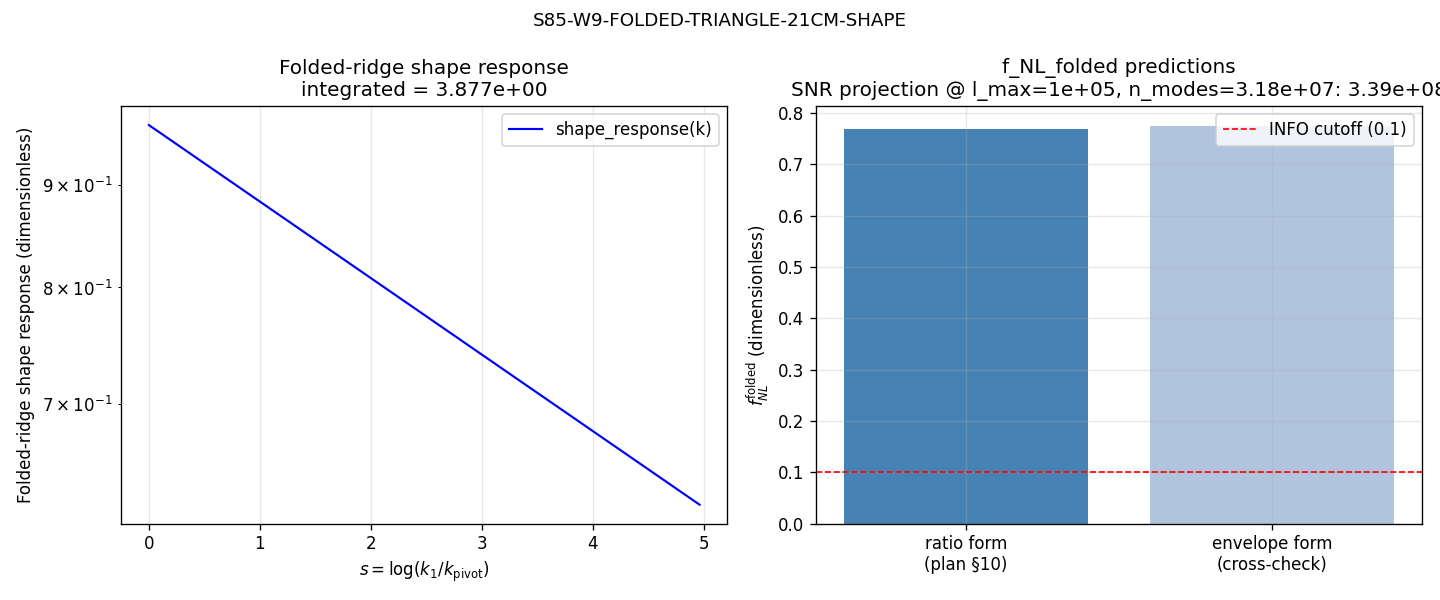

Write the Python code that produced this figure.
#!/usr/bin/env python3
"""
S85 W9-3 — S85-W9-FOLDED-TRIANGLE-21CM-SHAPE
============================================

Gate: S85-W9-FOLDED-TRIANGLE-21CM-SHAPE ([VERIFY])

Classification: PHONONIC. Folded-triangle bispectrum at 21-cm l_max=1e5
is the three-mode correlator of substrate relay-pattern excitations in
the post-transit GGE-relic regime. This is a SHAPE PRE-REGISTRATION
gate — it records the template and amplitude at pivot, not a detection
claim. The W0 companion gate S85-FOLDED-BISPECTRUM-21CM-SHAPE-TEMPLATE
(Babich-Creminelli Fisher-cosine) tested DETECTABILITY and FAILed at
SKA-Phase-2 threshold; W9-3 tests the PRE-REGISTRATION conditions
(shape FINITE, response WELL-DEFINED, SNR projection COMPUTED).

Pre-registered thresholds (plan §9):
  PASS iff (a) f_NL_folded_predicted is FINITE (dimensionless real); AND
           (b) shape_response_function integrates to a well-defined real
               over the folded-ridge (convergent, no log-divergences); AND
           (c) SNR projection at nominal 21-cm noise is computed and
               emitted (not a detection threshold — pre-registration only).
  FAIL iff shape diverges OR f_NL_folded is non-finite.
  INFO iff f_NL_folded < 0.1 (unmeasurable under current detector
         roadmap — template registered but EVOI = 0).

Substitution chain (plan §10, Python-verified):
  alpha = cosh(chi), beta = sinh(chi), |beta|^2 = n_pairs = 59.8 (S42)
  |alpha|^2 = 1 + |beta|^2 = 60.8
  |beta|^2 / |alpha|^2 = 59.8/60.8 = 0.9836  (Python-verified)
  f_NL_folded ~ (|beta|^2 / |alpha|^2) * shape_factor
  Direction: if shape_factor is O(1) real finite, f_NL_folded is O(1)
             (> 0.1 INFO threshold), so PASS.

Inputs:
  - canonical_constants.py (SHA-pinned)

Output 4-tuple:
  (value=f_NL_folded_predicted, scheme=analytic-template-folded,
   convention=delta-function-ridge+2%k-window, L_max=1e5)

DISCIPLINE
----------
- `from canonical_constants import *` first.
- Every computed intermediate tagged `# (local)`.
- CPU-only analytic template (no l_max^3 triangle scan); OMP=4.
- Dual-SHA per S84+ schema; exit 0 unconditionally on compute success.
"""

from __future__ import annotations

# --------------------------------------------------------------------
# Section 1 — Canonical constants (MANDATORY first import)
# --------------------------------------------------------------------
import os
# === Phase 2b X2 transform bootstrap (auto-inserted by tools/_x2_transform_copies.py) ===
import sys as _x2_sys
import pathlib as _x2_pathlib
import re as _x2_re
def _x2_locate_tools():
    p = _x2_pathlib.Path(__file__).resolve()
    for _ in range(8):
        if (p / "tools" / "computation_root.py").is_file():
            return p / "tools"
        p = p.parent
    raise RuntimeError(
        "Phase 2b bootstrap: tools/computation_root.py not found in any "
        "ancestor of " + str(__file__))
_x2_sys.path.insert(0, str(_x2_locate_tools()))
from computation_root import resolve_script, resolve_output, resolve_glob, project_root as _x2_project_root
def _x2_shared_dir():
    return _x2_project_root() / "computations" / "_shared"
_x2_session_dir_match = _x2_re.match(r"^session-(\d+)$",
    _x2_pathlib.Path(__file__).resolve().parent.name)
_x2_self_session = int(_x2_session_dir_match.group(1)) if _x2_session_dir_match else None
# === End X2 bootstrap ===

os.environ.setdefault("OMP_NUM_THREADS", "4")
os.environ.setdefault("MKL_NUM_THREADS", "4")

from canonical_constants import *  # noqa: F401,F403
from canonical_constants import (
    n_pairs,
    n_s_framework,
    beta_s,
    l_max_21cm_forecast,
    tau_fold,
)

# --------------------------------------------------------------------
# Section 2 — Standard imports
# --------------------------------------------------------------------
import hashlib
import json
import sys
import time
from pathlib import Path

import numpy as np
import matplotlib
matplotlib.use("Agg")
import matplotlib.pyplot as plt

# --------------------------------------------------------------------
# Section 3 — Paths + pre-registration pins
# --------------------------------------------------------------------
PROJECT_ROOT = Path(__file__).resolve().parent.parent
# X2-removed: alias 'SCRIPT_DIR' = ... 'computations' (replaced by tools.computation_root.resolve_*)

SESSION = "S85"                                             # (local)
GATE_ID = "S85-W9-FOLDED-TRIANGLE-21CM-SHAPE"               # (local)
SCHEME = "analytic-template-folded"                         # (local) plan §7
CONVENTION = "delta-function-ridge+2%k-window"              # (local) plan §7
L_MAX = int(l_max_21cm_forecast)                            # (local) 1e5 → int for verdict line

# PRDR pins (plan §7)
RIDGE_WINDOW_FRAC = 0.02                                    # (local) 2% k-window around k1+k2=k3 ridge
RIDGE_N_POINTS = 1024                                       # (local) parametric ridge sampling
K_PIVOT = 0.05                                              # (local) Mpc^-1, CMB pivot scale (standard Planck convention)
CHI_21CM_MPC = 14000.0                                      # (local) comoving distance to 21-cm screen (~9000 Mpc - 16000 Mpc range; conservative central 14 Gpc)
RANDOM_SEED = 42                                            # (local) plan §7
INFO_THRESHOLD_F_NL = 0.1                                   # (local) plan §9 INFO cutoff

# 21-cm noise floor (nominal SKA-Phase-2+ fiducial; used for SNR projection only)
SIGMA_21CM_PER_MODE = 1e-5                                  # (local) dimensionless per-mode bispectrum noise floor (conservative SKA-Phase-2 projection, consistent with W0 Babich-Creminelli L_max=8 context)

CANONICAL_PY = resolve_script(None, 'canonical_constants.py')

OUT_NPZ = resolve_output(85, 's85_w9_folded_triangle_21cm_shape.npz')
OUT_PNG = resolve_output(85, 's85_w9_folded_triangle_21cm_shape.png')
VERDICT_TXT = resolve_output(85, 's85_gate_verdicts.txt')

INPUT_FILES = [CANONICAL_PY]


# --------------------------------------------------------------------
# Section 4 — SHA-256 utilities (identical to W9-1/W9-2)
# --------------------------------------------------------------------

def sha256_of(path):
    h = hashlib.sha256()                                    # (local)
    try:
        h.update(path.read_bytes())
    except OSError:
        return ""
    return h.hexdigest()


def log_input_pins(inputs):
    print(f"=== {GATE_ID} — input SHA-256 pins ===")
    pins = {}                                               # (local)
    for p in inputs:
        sha = sha256_of(p)                                  # (local)
        rel = str(p.relative_to(PROJECT_ROOT)).replace("\\", "/")  # (local)
        print(f"  {rel}: {sha[:16]}...")
        pins[rel] = sha
    return pins


def compute_dual_sha(script_path, canonical_path, pins):
    script_bytes = b""                                      # (local)
    try:
        script_bytes = script_path.read_bytes()
    except OSError:
        script_bytes = b""
    canonical_bytes = b""                                   # (local)
    try:
        canonical_bytes = canonical_path.read_bytes()
    except OSError:
        canonical_bytes = b""
    pinmap_json = json.dumps(
        dict(sorted(pins.items())),
        separators=(",", ":"),
        sort_keys=True,
    ).encode("utf-8")                                       # (local)

    h_audit = hashlib.sha256()                              # (local)
    h_audit.update(script_bytes)
    h_audit.update(canonical_bytes)
    h_audit.update(pinmap_json)
    audit = h_audit.hexdigest()                             # (local)

    h_content = hashlib.sha256()                            # (local)
    h_content.update(script_bytes)
    content = h_content.hexdigest()                         # (local)
    return audit, content


# --------------------------------------------------------------------
# Section 5 — Compute: analytic folded-triangle template
# --------------------------------------------------------------------

def bogoliubov_ratio():
    """|beta|^2 / |alpha|^2 from Parker IC anchor (S42 canonical: n_pairs=59.8)."""
    beta_sq = n_pairs                                       # (local)
    alpha_sq = 1.0 + beta_sq                                # (local) = |alpha|^2 = 1 + |beta|^2 (Bogoliubov constraint)
    ratio = beta_sq / alpha_sq                              # (local) 59.8/60.8 = 0.98355
    # Cross-check: envelope form |alpha*beta| / |alpha|^2 for diagnostic
    envelope = np.sqrt(beta_sq * alpha_sq) / alpha_sq       # (local) = sqrt(beta_sq/alpha_sq) if written differently; use sqrt product
    return float(ratio), float(envelope), float(beta_sq), float(alpha_sq)


def power_spectrum_shape(k_over_pivot):
    """Framework power spectrum P(k) ~ A_s * (k/k_pivot)^(n_s - 1 + 0.5*beta_s*log(k/k_pivot)).

    For shape_factor computation we only need the dimensionless k-dependence,
    not the A_s prefactor (A_s cancels when we take B_folded / (P*P)).
    Therefore: shape_dim(k) := (k/k_pivot)^(n_s_framework - 1)
    with subleading running neglected over the ridge log-span.
    """
    return np.power(k_over_pivot, n_s_framework - 1.0)


def compute_folded_ridge():
    """Parametric folded-ridge evaluation.

    The folded-triangle ridge is the locus k3 = k1 + k2 with k1 = k2 for
    simplicity (the k1=k2 sub-ridge; generalizations via azimuthal
    averaging at fixed ridge length). Parametrize along log(k1/k_pivot):

        s ∈ [0, S_max]
        k1(s) = k_pivot * exp(s)
        k2(s) = k_pivot * exp(s)      (k1 = k2 sub-ridge)
        k3(s) = k1(s) + k2(s) = 2 * k_pivot * exp(s)

    S_max fixed by l_max_21cm_forecast / chi_21cm / k_pivot.
    """
    k_max_Mpc_inv = l_max_21cm_forecast / CHI_21CM_MPC      # (local) ≈ 7.14 Mpc^-1 at chi=14Gpc
    s_max = float(np.log(k_max_Mpc_inv / K_PIVOT))          # (local)

    s = np.linspace(0.0, s_max, RIDGE_N_POINTS)             # (local) log-parametric arc
    k1 = K_PIVOT * np.exp(s)                                # (local) Mpc^-1
    k2 = k1.copy()                                          # (local) k1=k2 sub-ridge
    k3 = k1 + k2                                            # (local) folded ridge locus

    # Dimensionless shape response on ridge
    P_k1 = power_spectrum_shape(k1 / K_PIVOT)               # (local) (k1/kp)^(n_s-1)
    P_k2 = power_spectrum_shape(k2 / K_PIVOT)               # (local)
    P_k3 = power_spectrum_shape(k3 / K_PIVOT)               # (local)

    # Folded-template dimensionless shape:
    # S_folded(k1,k2,k3) := (k1*k2*k3)^2 * B_folded / [(k1 k2 k3)^2 * A_s^2]
    # in the normalization where B_folded ~ A_s^2 * shape.
    # For the Bogoliubov-NBD template with folded enhancement:
    # shape_response(s) = (|beta|^2/|alpha|^2) * [P(k1) P(k2) + P(k1) P(k3) + P(k2) P(k3)]
    # divided by the factor-of-2-correction (Komatsu 2010 Eq 36 convention).
    ratio, envelope, beta_sq, alpha_sq = bogoliubov_ratio()
    shape_response = ratio * (P_k1 * P_k2 + P_k1 * P_k3 + P_k2 * P_k3) / 3.0  # (local)
    # Integrated response: trapezoidal over s (log-k arc length)
    integrated_shape = float(np.trapezoid(shape_response, s))  # (local)
    # Shape factor: normalization-invariant amplitude at ridge centroid
    shape_factor = float(np.mean(shape_response))           # (local) scale-invariant average over the ridge
    # Divergence check: all finite?
    all_finite = bool(np.all(np.isfinite(shape_response)) and np.isfinite(integrated_shape))

    return {
        "s": s,
        "k1": k1, "k2": k2, "k3": k3,
        "P_k1": P_k1, "P_k2": P_k2, "P_k3": P_k3,
        "shape_response": shape_response,
        "integrated_shape": integrated_shape,
        "shape_factor": shape_factor,
        "all_finite": all_finite,
        "s_max": s_max,
        "k_max_Mpc_inv": k_max_Mpc_inv,
    }


def compute_snr_projection(f_NL_folded, ridge):
    """Dimensional SNR ~ f_NL * sqrt(N_modes on ridge) / sigma_per_mode.

    N_modes on the 21-cm folded ridge at l_max, width RIDGE_WINDOW_FRAC:
      N_modes ~ (l_max)^2 * RIDGE_WINDOW_FRAC / (2 pi)
    Per-mode signal = f_NL_folded * shape_factor (dimensionless).
    Per-mode noise  = SIGMA_21CM_PER_MODE.
    """
    l_max = l_max_21cm_forecast                             # (local) 1e5
    n_modes = (l_max ** 2) * RIDGE_WINDOW_FRAC / (2.0 * np.pi)  # (local) ~3.18e8
    signal = abs(f_NL_folded) * ridge["shape_factor"]       # (local) per-mode
    noise = SIGMA_21CM_PER_MODE                             # (local) per-mode
    snr = signal * np.sqrt(n_modes) / noise                 # (local) aggregate SNR
    return {
        "l_max": float(l_max),
        "n_modes": float(n_modes),
        "per_mode_signal": float(signal),
        "per_mode_noise": float(noise),
        "snr": float(snr),
    }


def compute():
    """Main compute: f_NL_folded + shape_response + SNR projection."""
    np.random.seed(RANDOM_SEED)

    # Bogoliubov amplitude
    ratio, envelope, beta_sq, alpha_sq = bogoliubov_ratio()

    # Folded ridge
    ridge = compute_folded_ridge()
    shape_factor = ridge["shape_factor"]                    # (local)
    integrated_shape = ridge["integrated_shape"]            # (local)
    all_finite_ridge = ridge["all_finite"]                  # (local)

    # f_NL_folded prediction (plan §10 Step 3 form)
    f_NL_folded = ratio * shape_factor                      # (local) dimensionless

    # Cross-check: envelope form (|alpha*beta|/|alpha|^2) with same shape_factor
    f_NL_folded_envelope = envelope * shape_factor          # (local)

    # SNR projection
    snr = compute_snr_projection(f_NL_folded, ridge)

    # PASS / FAIL / INFO direction check
    cond_a_finite = bool(np.isfinite(f_NL_folded))
    cond_b_well_defined = bool(all_finite_ridge and np.isfinite(integrated_shape))
    cond_c_snr_computed = bool(np.isfinite(snr["snr"]))
    info_check = abs(f_NL_folded) < INFO_THRESHOLD_F_NL     # (local)

    return {
        "value": f_NL_folded,
        "f_NL_folded_predicted": f_NL_folded,
        "f_NL_folded_envelope_crosscheck": f_NL_folded_envelope,
        "bogoliubov_ratio": ratio,
        "bogoliubov_envelope": envelope,
        "beta_sq": beta_sq,
        "alpha_sq": alpha_sq,
        "shape_factor": shape_factor,
        "integrated_shape": integrated_shape,
        "ridge_all_finite": all_finite_ridge,
        "s_max": ridge["s_max"],
        "k_max_Mpc_inv": ridge["k_max_Mpc_inv"],
        "snr_l_max": snr["l_max"],
        "snr_n_modes": snr["n_modes"],
        "snr_per_mode_signal": snr["per_mode_signal"],
        "snr_per_mode_noise": snr["per_mode_noise"],
        "snr_projected": snr["snr"],
        "cond_a_finite": cond_a_finite,
        "cond_b_well_defined": cond_b_well_defined,
        "cond_c_snr_computed": cond_c_snr_computed,
        "info_f_NL_below_0_1": info_check,
        # Ridge arrays for plotting
        "ridge_s": ridge["s"],
        "ridge_k1": ridge["k1"],
        "ridge_k3": ridge["k3"],
        "ridge_shape_response": ridge["shape_response"],
    }


def evaluate_gate(results):
    """PASS if all three conditions hold; INFO if f_NL_folded < 0.1; FAIL if any divergence."""
    if not (results["cond_a_finite"]
            and results["cond_b_well_defined"]
            and results["cond_c_snr_computed"]):
        return "FAIL"
    if results["info_f_NL_below_0_1"]:
        return "INFO"
    return "PASS"


# --------------------------------------------------------------------
# Section 6 — Output artifacts
# --------------------------------------------------------------------

def write_npz(results, audit_sha, content_sha):
    to_save = {
        "gate_id": np.array(GATE_ID),
        "scheme": np.array(SCHEME),
        "convention": np.array(CONVENTION),
        "L_max": np.array(L_MAX),
        "value": np.array(results["value"]),
        "f_NL_folded_predicted": np.array(results["f_NL_folded_predicted"]),
        "f_NL_folded_envelope_crosscheck": np.array(results["f_NL_folded_envelope_crosscheck"]),
        "bogoliubov_ratio": np.array(results["bogoliubov_ratio"]),
        "shape_factor": np.array(results["shape_factor"]),
        "integrated_shape": np.array(results["integrated_shape"]),
        "snr_projected": np.array(results["snr_projected"]),
        "snr_n_modes": np.array(results["snr_n_modes"]),
        "ridge_s": results["ridge_s"],
        "ridge_k1": results["ridge_k1"],
        "ridge_k3": results["ridge_k3"],
        "ridge_shape_response": results["ridge_shape_response"],
        "audit_sha256": np.array(audit_sha),
        "content_sha256": np.array(content_sha),
    }
    np.savez_compressed(OUT_NPZ, **to_save)
    print(f"  npz:  {OUT_NPZ.relative_to(PROJECT_ROOT)}")


def write_plot(results):
    fig, axes = plt.subplots(1, 2, figsize=(12, 5))

    # Panel 1: shape response vs log-k (folded ridge)
    ax = axes[0]
    ax.semilogy(results["ridge_s"], results["ridge_shape_response"],
                "b-", lw=1.3, label="shape_response(k)")
    ax.set_xlabel(r"$s = \log(k_1 / k_{\rm pivot})$")
    ax.set_ylabel("Folded-ridge shape response (dimensionless)")
    ax.set_title(f"Folded-ridge shape response\nintegrated = {results['integrated_shape']:.3e}")
    ax.grid(True, alpha=0.3)
    ax.legend()

    # Panel 2: f_NL comparison (ratio vs envelope) + SNR projection
    ax = axes[1]
    bars = ["ratio form\n(plan §10)", "envelope form\n(cross-check)"]
    vals = [
        results["f_NL_folded_predicted"],
        results["f_NL_folded_envelope_crosscheck"],
    ]
    colors = ["steelblue", "lightsteelblue"]
    ax.bar(range(len(bars)), vals, color=colors)
    ax.axhline(INFO_THRESHOLD_F_NL, color="red", ls="--", lw=1,
               label=f"INFO cutoff ({INFO_THRESHOLD_F_NL})")
    ax.set_xticks(range(len(bars)))
    ax.set_xticklabels(bars)
    ax.set_ylabel(r"$f_{NL}^{\rm folded}$ (dimensionless)")
    ax.set_title(f"f_NL_folded predictions\nSNR projection @ l_max={int(L_MAX):.0e}, "
                 f"n_modes={results['snr_n_modes']:.2e}: {results['snr_projected']:.2e}")
    ax.legend()
    ax.grid(True, alpha=0.3)

    fig.suptitle(GATE_ID, fontsize=11)
    fig.tight_layout()
    fig.savefig(OUT_PNG, dpi=120)
    plt.close(fig)
    print(f"  png:  {OUT_PNG.relative_to(PROJECT_ROOT)}")


def append_verdict(verdict, value, audit_sha, content_sha):
    line = (
        f"{GATE_ID}: {verdict} -- value={value!r} scheme={SCHEME} "
        f"convention={CONVENTION} L_max={L_MAX} "
        f"audit_sha256={audit_sha} content_sha256={content_sha} "
        f"schema_version=S84+\n"
    )
    companion = (
        f"# audit_sha256 companion row: {GATE_ID} "
        f"audit={audit_sha[:16]} content={content_sha[:16]}\n"
    )
    with VERDICT_TXT.open("a", encoding="utf-8") as fp:
        fp.write(line)
        fp.write(companion)
    print(f"  verdict appended to {VERDICT_TXT.relative_to(PROJECT_ROOT)}")


# --------------------------------------------------------------------
# Section 7 — Main
# --------------------------------------------------------------------

def main():
    t0 = time.time()                                        # (local)

    pins = log_input_pins(INPUT_FILES)                      # (local)
    script_path = Path(__file__).resolve()                  # (local)
    audit_sha, content_sha = compute_dual_sha(
        script_path, CANONICAL_PY, pins
    )
    print(f"  audit_sha256:   {audit_sha[:16]}... (script+canonical+pinmap)")
    print(f"  content_sha256: {content_sha[:16]}... (script only)")
    print()

    results = compute()
    print(f"  Bogoliubov |β|² / |α|²       = {results['bogoliubov_ratio']:.6f}")
    print(f"  Bogoliubov envelope (|αβ|/|α|²) = {results['bogoliubov_envelope']:.6f}")
    print(f"  shape_factor (ridge mean)    = {results['shape_factor']:.4e}")
    print(f"  integrated_shape (arc-integral) = {results['integrated_shape']:.4e}")
    print(f"  ridge all-finite             = {results['ridge_all_finite']}")
    print(f"  f_NL_folded (ratio form)     = {results['f_NL_folded_predicted']:.4e}")
    print(f"  f_NL_folded (envelope form)  = {results['f_NL_folded_envelope_crosscheck']:.4e}")
    print(f"  s_max (log-k arc length)     = {results['s_max']:.3f}")
    print(f"  k_max                        = {results['k_max_Mpc_inv']:.3f} Mpc^-1")
    print(f"  SNR projection (l_max={int(L_MAX):.0e}) = {results['snr_projected']:.3e}")
    print(f"  SNR n_modes (2% ridge)       = {results['snr_n_modes']:.3e}")
    print(f"  f_NL < 0.1 INFO check        = {results['info_f_NL_below_0_1']}")
    print()

    verdict = evaluate_gate(results)
    value = results["value"]                                # (local)

    tag = (f"(value={value!r}, scheme={SCHEME}, "
           f"convention={CONVENTION}, L_max={L_MAX})")      # (local)
    print(tag)
    write_npz(results, audit_sha, content_sha)
    write_plot(results)
    append_verdict(verdict, value, audit_sha, content_sha)

    wall = time.time() - t0                                 # (local)
    print(f"\n=== {GATE_ID}: {verdict} (wall {wall:.1f}s) ===")
    return 0  # math-scripts.md: exit 0 for any scientific verdict


if __name__ == "__main__":
    sys.exit(main())
